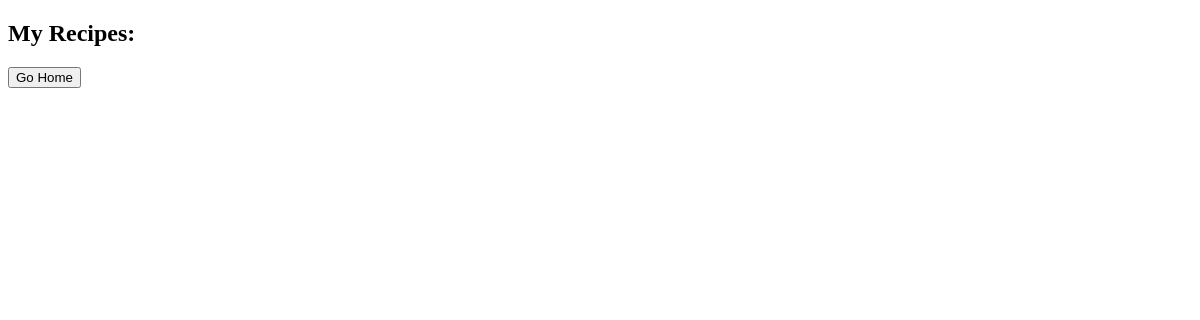
Before: /author/3 with the older database file.
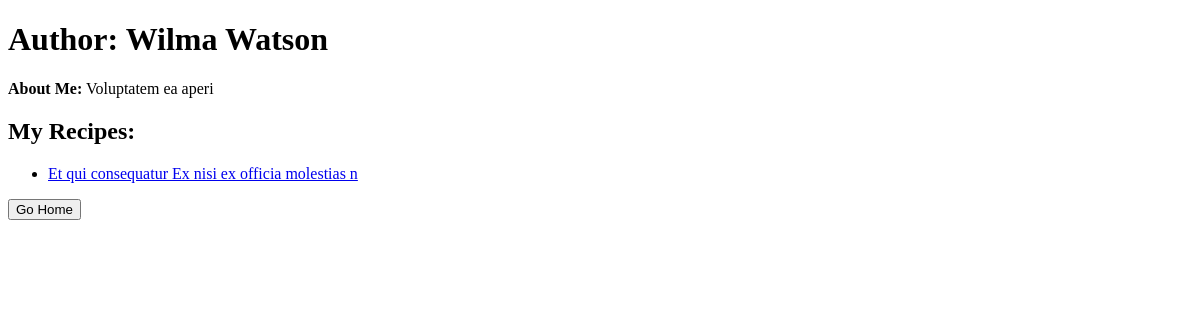
After: the same page with the newer database file.
### backend_django_recipes/models.py (models this page shows, shortened)
class Author(models.Model):
    name = models.CharField(max_length=50)
    bio = models.TextField()
    user = models.OneToOneField(User, on_delete=models.CASCADE)

class Recipes(models.Model):
    title = models.CharField(max_length=50)
    author = models.ForeignKey(Author, on_delete=models.CASCADE)
    description = models.CharField(max_length=140)
    time_req = models.CharField(max_length=25)
    instructions = models.TextField()

### backend_django_recipes/views.py (the view)
# urls.py: path("author/<int:id>", author_detail),
def author_detail(request, id):
    html = "author_detail.html"
    authors = Author.objects.all().filter(id=id)
    items = Recipes.objects.all().filter(author_id=id)
    return render(request, html, {"authors": authors, "recipes": items})

### backend_django_recipes/templates/author_detail.html (shortened to what this page needs)
<!DOCTYPE html>
<html lang="en">
    <head>
    </head>
    <body>
        {% for element in authors %}
        <h1>Author: {{ element.name }}</h1>
        <p><strong>About Me:</strong> {{ element.bio }}</p>
        {% endfor %}
        <h2>My Recipes:</h2>
        {% for rec in recipes %}
        <ul>
            <li>
                <a href="/recipes/{{ rec.id }}">{{ rec.title }}</a>
            </li>
        </ul>
        {% endfor %}
        <a href="/"><button>Go Home</button></a>
    </body>
</html>

Changed rows visible on the page:
added Author: name "Wilma Watson", bio "Voluptatem ea aperi"
added Recipes: title "Et qui consequatur Ex nisi ex officia molestias n"
